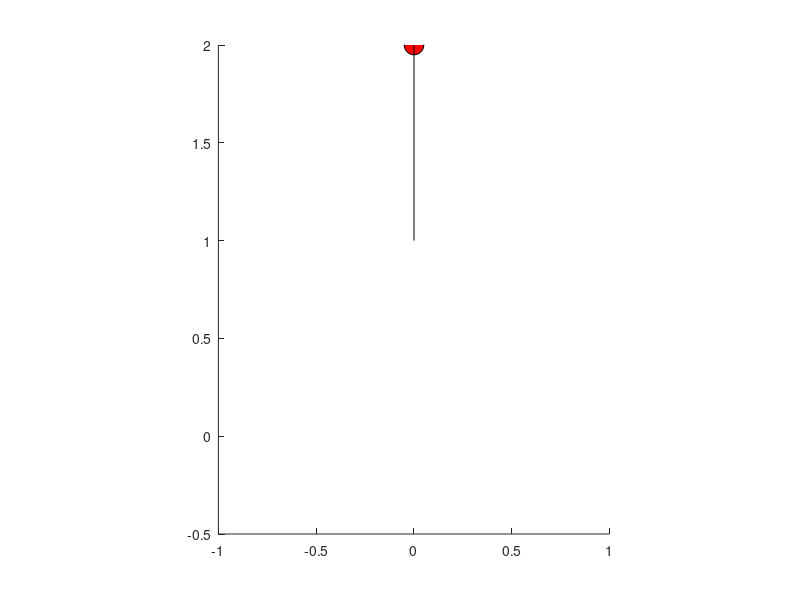

MATLAB code to generate this figure:
1;
pkg load control

function draw_pendulum(y, L)
  theta = y(1);          ## Store the first variable of state vector in theta
  
  x = L*sin(theta);      ## x-coordinate of pendulum bob
  y = 1-L*cos(theta);  ## y coordinate of pendulum bob
  d = 0.1;               ## diameter of pendulum bob
  hold on;
  clf;
  axis equal;
  rectangle('Position',[x-(d/2),y-(d/2),d,d],'Curvature',1,'FaceColor',[1 0 0]);
  line ([0 x], [1 y], "linestyle", "-", "color", "k");
  xlim([-1 1])
  ylim([-0.5 2])
  drawnow
  hold off
endfunction

function dy = pendulum_dynamics(y, m, L, g, u)
  #TODO
  sin_theta = sin(y(1));
  cos_theta = cos(y(1));
  
  dy(1,1) = y(2);                                  
  dy(2,1) = -(g/L)*(sin_theta) + (1/m*L*L)*u  ;    
endfunction




function [A,B] = pendulum_AB_matrix(m, g, L)
  A = [0 1; g/L 0];
  B = [0 ; 1/m*L*L ];
endfunction





function [t,y] = pole_place_pendulum(m, g, L, y_setpoint, y0)
  [A,B] = pendulum_AB_matrix(m, g, L);                            ## Initialize A and B matrix
  eigs = [-1 ; -2];                             ## Initialise desired eigenvalues
  K = [ (2*m*L*L)+(m*g*L) , 3*m*L*L ]; 
  #state = [ 0 , 1 ; (g/L)-(K1/m*L*L) , -K2/m*L*L]
  K = place(A,B,eigs)
  tspan = 0:0.1:10;                  ## Initialise time step 
  [t,y] = ode45(@(t,y)pendulum_dynamics(y, m, L, g, -K*(y-y_setpoint)),tspan,y0);
endfunction

function [t,y] = lqr_pendulum(m, g, L, y_setpoint, y0)
  [A,B] = pendulum_AB_matrix(m, g, L);               ## Initialize A and B matrix
  Q = [1 0 ;0 2];                   ## Initialise Q matrix
  R = 1 ;                   ## Initialise R 
  
  K = lqr(A,B,Q,R);                   ## Calculate K matrix from A,B,Q,R matrices
  
  tspan = 0:0.1:10;                  ## Initialise time step 
  [t,y] = ode45(@(t,y)pendulum_dynamics(y, m, L, g, -K*(y-y_setpoint)),tspan,y0);
endfunction





function simple_pendulum_main()
  m = 1;             
  g = 9.8;
  L = 1.0;
  y_setpoint = [pi; 0];               ## Set Point 
  y0 = [pi/6 ; 0];                   ## Initial condtion
  
  #[t,y] = pole_place_pendulum(m,g,L, y_setpoint, y0)
  [t,y] = lqr_pendulum(m,g,L, y_setpoint, y0);        
  for k = 1:length(t)
    draw_pendulum(y(k, :), L);  
  endfor
endfunction
simple_pendulum_main